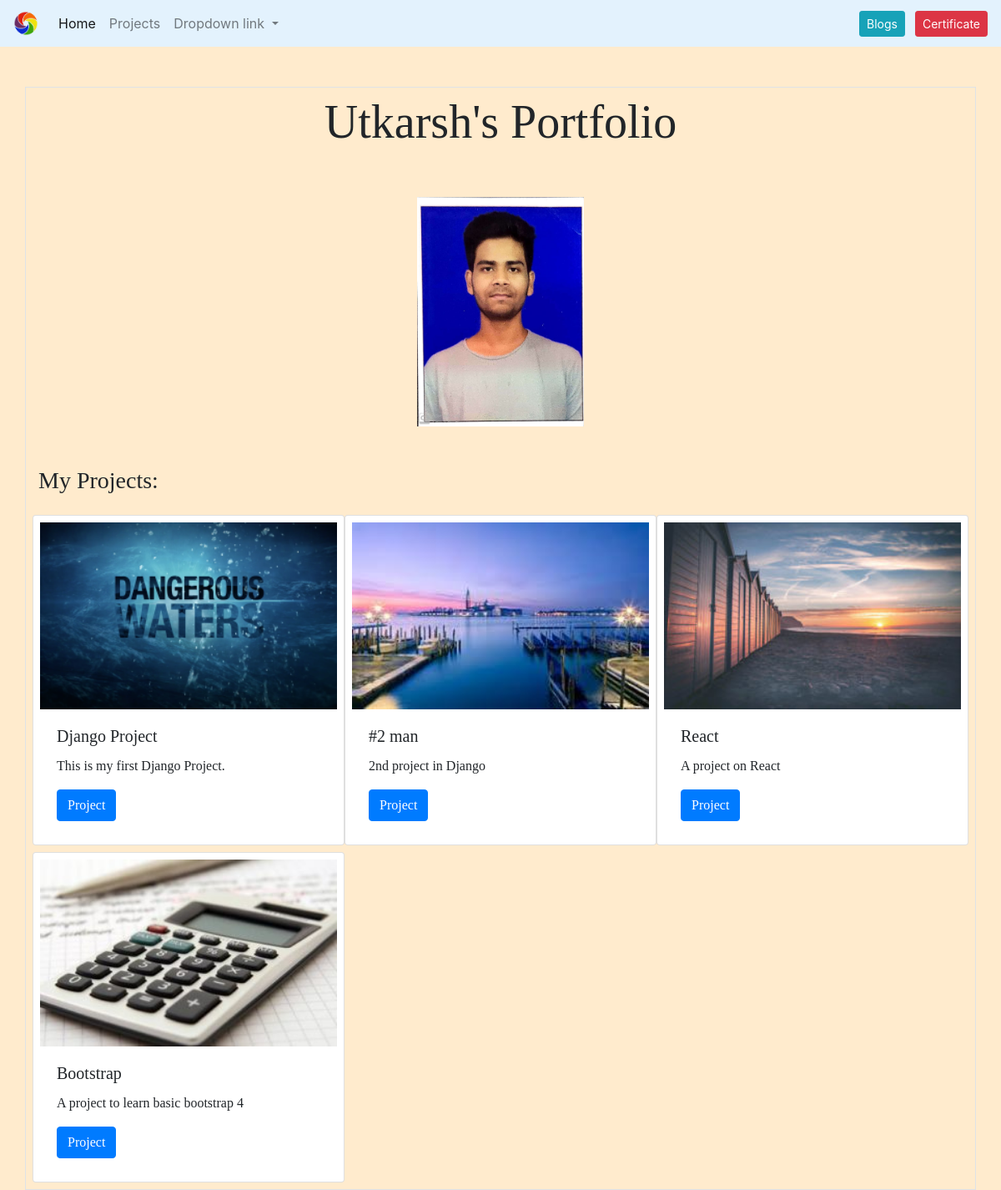
The page / on the database its author committed.
### portfolio/models.py (models this page shows, shortened)
class ProjectModel(models.Model):
    title = models.CharField(max_length = 100)
    description = models.CharField(max_length = 250)
    image = models.ImageField(upload_to = 'portfolio/images/')
    url = models.URLField(blank=True)

### portfolio/views.py (the view)
# urls.py: 2. Add a URL to urlpatterns:  path('', views.home, name='home')
def home(request):
    projects = ProjectModel.objects.all()
    return render(request,'home.html',{'projects':projects})

### portfolio/templates/home.html (shortened to what this page needs)
{% extends 'base.html' %}
{% block content %}
{% load static %}
<head>
</head>
    <div class="container border">
      <h1 class="display-4 text-center mt-2" id="hometitle">Utkarsh's Portfolio</h1>
      <div class="text-center">
      <img src="{% static 'utkarsh.jpeg' %}" height="275px" width="200px" class="m-5" />
      </div>
      <h3 id="hometitle">My Projects:</h3>
      <div class="row p-2" id="projects">
        {% for project in projects %}
        <div class="card col-4 p-2 mt-2" style="width: 18rem">
            <img src="{{project.image.url }}" alt=".." />
            <div class="card-body" id="card">
              <h5 class="card-title">{{ project.title }}</h5>
              <p class="card-text">{{ project.description }}</p>
              <a href="{{ project.url }}" class="btn btn-primary">Project</a>
            </div>
          </div>
        {% endfor %}
      </div>
  </div>
{% endblock %}

### portfolio/templates/base.html (shortened to what this page needs)
<!doctype html>
<html lang="en">
  <head>
    {% load static %}
    <link rel="stylesheet" href="https://stackpath.bootstrapcdn.com/bootstrap/4.5.2/css/bootstrap.min.css">
    <link href="{% static 'styles.css' %}" rel="stylesheet" />
  </head>
  <body>
    <nav class="navbar navbar-expand-lg navbar-light mb-5" style="background-color: #e3f2fd;">
      <a href="{% url 'home' %}"><img class="navbar-brand" src="{% static 'logo.png' %}" height="40px" width="30px" /></a>
      <div class="collapse navbar-collapse" id="navbarNavDropdown">
        <ul class="navbar-nav">
          <li class="nav-item active">
            <a class="nav-link" href="{% url 'home' %}">Home <span class="sr-only">(current)</span></a>
          </li>
          <li class="nav-item">
            <a class="nav-link" href="#">Projects</a>
          </li>
          <li class="nav-item dropdown">
            <a class="nav-link dropdown-toggle" href="#" id="navbarDropdownMenuLink" role="button" data-toggle="dropdown" aria-haspopup="true" aria-expanded="false">
              Dropdown link
            </a>
          </li>
        </ul>
        <a class="ml-auto mr-1" href="{% url 'blog:all_blogs' %}"><button class="btn btn-sm btn-info">Blogs</button></a>
        <a href="{% static 'python certificate.pdf' %}"><button class="btn btn-sm btn-danger ml-2">Certificate</button></a>
      </div>
    </nav>
    {% block content %}{% endblock %}
  </body>
</html>

### portfolio/static/styles.css (style rules this page uses)
#hometitle { font-family: 'Antic Slab', serif; }
#card { font-family: 'Chilanka', cursive; }
body { background-color: blanchedalmond; }

### rows shown on the page
ProjectModel: image (picture), title "Django Project", description "This is my first Django Project."
ProjectModel: image (picture), title "#2 man", description "2nd project in Django"
ProjectModel: image (picture), title "React", description "A project on React"
ProjectModel: image (picture), title "Bootstrap", description "A project to learn basic bootstrap 4"
